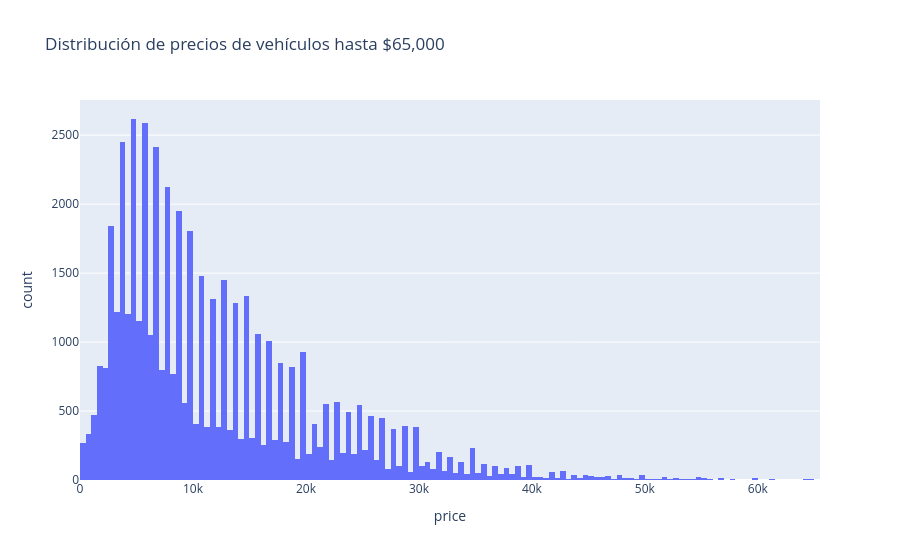

The code cell stored with this chart in its notebook:
### Markdown cell above
La distribución presenta una fuerte asimetría hacia la derecha. Algunos precios extremadamente altos amplían considerablemente el eje horizontal y dificultan observar la distribución de la mayoría de los vehículos.

### Code cell
fig = px.histogram(
    df[df['price'] <= 65000],
    x='price',
    title='Distribución de precios de vehículos hasta $65,000'
)

fig.show()

### Figure 1 — Plotly figure (JSON) as saved in the notebook; plotly's stock layout.template omitted (floating-point values rounded to 4 significant figures; data arrays with more than 128 entries replaced by an {"elided": "..."} marker saying what was removed)
{"data": [{"bingroup": "x", "hovertemplate": "price=%{x}<br>count=%{y}<extra></extra>", "legendgroup": "", "marker": {"color": "#636efa", "pattern": {"shape": ""}}, "name": "", "orientation": "v", "showlegend": false, "type": "histogram", "x": {"elided": "50684 int values"}, "xaxis": "x", "yaxis": "y"}], "layout": {"barmode": "relative", "legend": {"tracegroupgap": 0}, "title": {"text": "Distribución de precios de vehículos hasta $65,000"}, "xaxis": {"anchor": "y", "domain": [0, 1], "title": {"text": "price"}}, "yaxis": {"anchor": "x", "domain": [0, 1], "title": {"text": "count"}}}}
